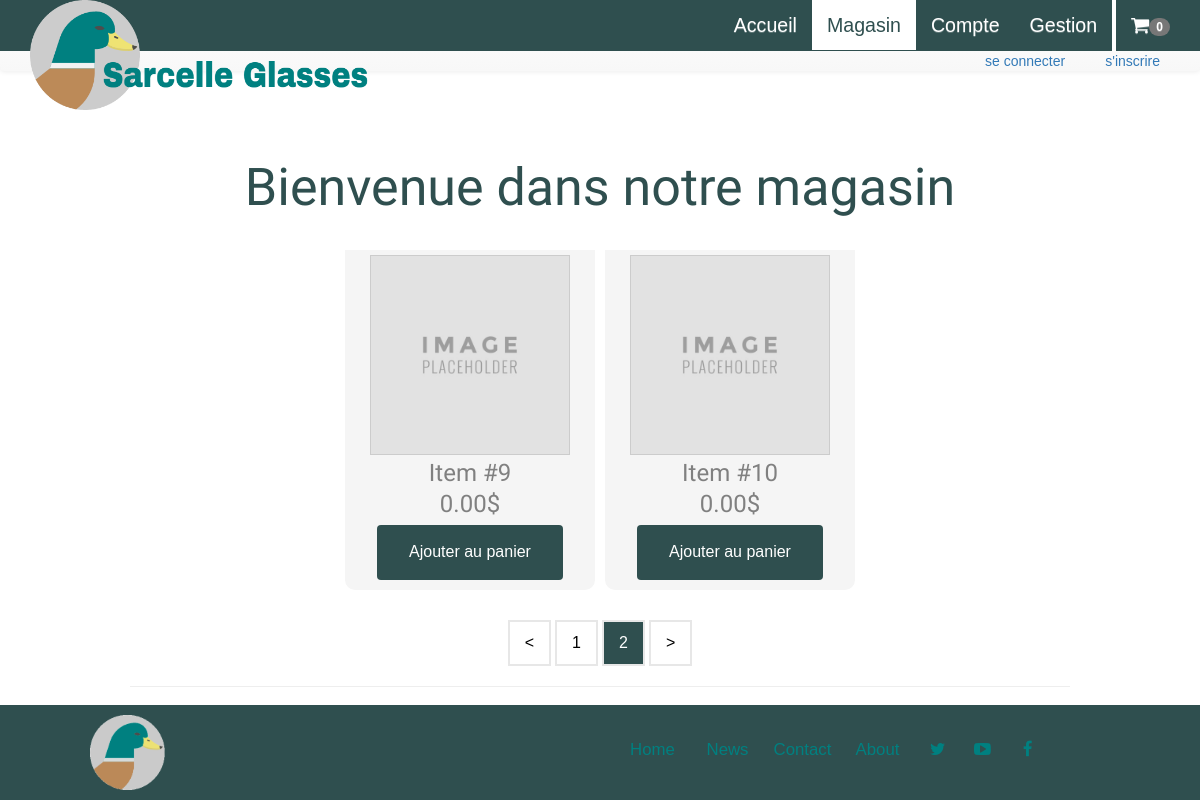
/Magasin/Magasin.php?page=2, run on the app's committed database.
### tables this page shows
CREATE TABLE `produits` (
  `idproduits` int(11) NOT NULL AUTO_INCREMENT,
  `nom` varchar(45) NOT NULL,
  `prix` decimal(10,2) NOT NULL,
  `photo` varchar(255) DEFAULT NULL,
  `tag` varchar(255) NOT NULL,
  `status` varchar(45) NOT NULL,
  PRIMARY KEY (`idproduits`)
);

### BD/product.php (called while the page is built, shortened)
<?php
class Product{
    private $conn;
    private $table_name="produits";
    public function __construct($db){
        $this->conn = $db;
    }
function read($from_record_num, $records_per_page){
    $query = "SELECT
                idproduits,
                nom,
                prix,
                photo,
                tag,
                status
            FROM
                " . $this->table_name . "
            LIMIT
                ?, ?";
    $stmt = $this->conn->prepare( $query );
    $stmt->bindParam(1, $from_record_num, PDO::PARAM_INT);
    $stmt->bindParam(2, $records_per_page, PDO::PARAM_INT);
    $stmt->execute();
    return $stmt;
}
}
?>

### Magasin/Magasin.php (the view, shortened to what this page needs)
<?php
$page_title = "Magasin";
include("../Pages partielles/Header.php");
include("../BD/connexionBD.php");
include_once("../BD/product.php");
$database = new Database();
$db = $database->getConnection();
$product = new Product($db);
?>
  <div class="store">
    <div class="container produits">
      <?php
      echo "<div class='col-md-12'>";
echo "</div>";
echo"<p class='accueil-titre titre-magasin'>Bienvenue dans notre magasin</p>";
$records_per_page = 8;
$page = isset($_GET['page']) ? $_GET['page'] : 1;
$from_record_num = ($page - 1) * $records_per_page;
$stmt=$product->read($from_record_num, $records_per_page);
while ($row = $stmt->fetch(PDO::FETCH_ASSOC)){
    extract($row);
    if ( $photo == "" )
    {
        $photo = "placeholder.jpg";
    }
    if ( $nom == "" )
    {
        $nom = "Item #".$idproduits;
    }
    echo '<div class="produit-item" >';
    echo "  <img src='../Ressources/{$photo}' alt={$nom}>";
    echo "  <h3 class='titre-produit'>{$nom}</h3>";
    echo "  <p class='produit-prix'>{$prix}$</p>";
    if(array_key_exists($idproduits, $_SESSION["list"])){
        echo "<a href='panier.php' class='acheter' style='background-color: teal'>";
        echo "Voir le panier";
        echo "</a>";
    }else{
        echo"<a class ='acheter' href='ajoutpanier.php?id={$idproduits}&page={$page}'>Ajouter au panier</a>";
    }
    echo ' </div>';
}
echo "<br>";
$nbRow = $db->query("SELECT count(*) FROM produits")->fetchColumn();
$nbPage = ceil($nbRow / $records_per_page);
if($page != 1){
    $back = $page - 1;
}
else{
    $back = 1;
}
if($page != $nbPage){
    $next = $page + 1;
}
else{
    $next = $nbPage;
}
if($nbPage > 1){
    echo "<a href='{$page_title}.php?page=".$back."' class='button'>&lt</a>";
    for($i = 1; $i <= $nbPage; $i++){
        if($i == $page){
            echo "<a href='{$page_title}.php?page=".$i."' class='button buttonActive'>".$i."</a>";
        }
        else{
            echo "<a href='{$page_title}.php?page=".$i."' class='button'>".$i."</a>";
        }
    }
    echo "<a href='{$page_title}.php?page=".$next."' class='button'>&gt</a>";
}
?>
        <hr class="separateur">
    </div>
    <br>
  </div>
  <?php include("../Pages partielles/Footer.php"); ?>

### Styling/Magasin.css (style rules this page uses)
.titre-magasin { margin-top: 20px; margin-bottom: 20px ; font-size: 32px ; }
.produits { text-align: center; }
.produit-item { display: inline-block; width: 250px; clear: right; background-color: whitesmoke !important; border: none; border-radius: 10px; border-top-left-radius: 0px; border-top-right-radius: 0px; margin: 5px; margin-bottom: 20px; }
.produit-item img { margin: 5px; border: 1px solid #ccc; float: center; width: 200px; height: auto; }
.titre-produit { font-family: 'Francois one', sans-serif; color: gray; margin: 0; }
.produit-prix { font-family: 'Francois one', sans-serif; color: gray; font-size: 24px; margin: 0; }
.acheter { border-radius: 4px; background-color: darkslategray; border: none; color: white; padding: 16px 32px; text-align: center; text-decoration: none; display: inline-block; font-size: 16px; margin: 4px 2px; margin-bottom: 10px; -webkit-transition-duration: 0.4s; transition-duration: 0.4s; cursor: pointer; }
.separateur { margin: 100px; margin-top: 10px; margin-bottom: 20px }
a.button { background-color: white; border: 2px solid #e7e7e7; color: black; padding: 10px 15px; text-align: center; text-decoration: none; display: inline-block; font-size: 16px; margin: 10px 2px; cursor: pointer; text-decoration: none; transition-duration: 0.3s; }
a.buttonActive { background-color: darkslategray; color: white; }

### Styling/General.css (style rules this page uses)
.accueil-titre { color: darkslategrey; margin-top: 20px; text-align: center; font-family: 'Francois One', sans-serif; font-size: 52px; }
body { font-family: Verdana,sans-serif;margin:0 }

### Styling/Slider.css (style rules this page uses)
* { box-sizing:border-box }
body { font-family: Verdana,sans-serif;margin:0 }

### data on the page
produits: idproduits "Item #9", prix "0.00"
produits: idproduits "Item #10", prix "0.00"

### other printed values
$panier_count "0"
